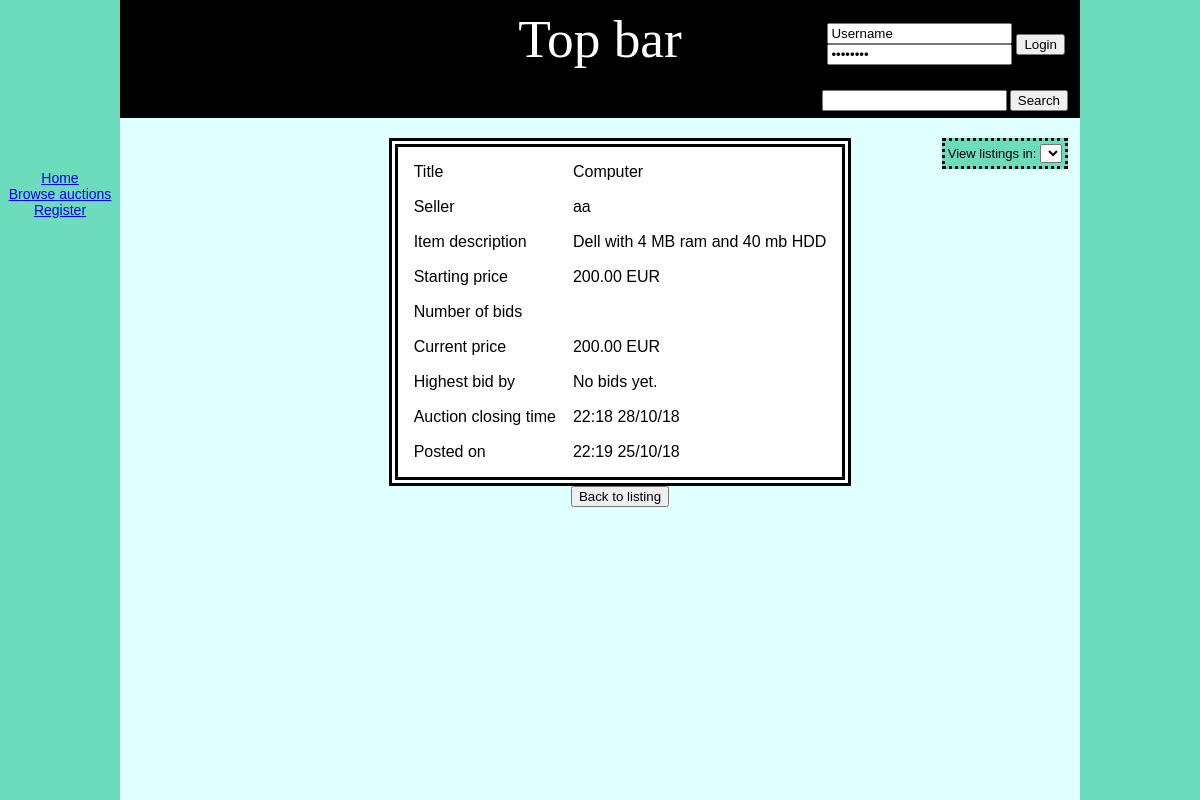
Screenshot of /auctions/1 with the database file from the repository.
### auctionApp/models.py (models this page shows, shortened)
class Auction(models.Model):
    seller_id = models.IntegerField()
    seller_name = models.CharField(max_length=20)
    seller_email = models.EmailField()
    title = models.CharField(max_length=100, null=False, blank=False)
    description = models.TextField(null=False, blank=False)
    starting_price = models.FloatField()
    current_price = models.FloatField()
    current_winner_id = models.IntegerField(null=True, blank=True)
    current_winner_name = models.CharField(max_length=20, default='No bids yet.')
    time_posted = models.DateTimeField()
    time_closing = models.DateTimeField()
    hash_id = models.CharField(max_length=256)
    active = models.BooleanField(default=True)
    banned = models.BooleanField(default=False)
    resolved = models.BooleanField(default=False)

### auctionApp/auctions_browse.py (the view)
# urls.py: path('auctions/<int:number>', BrowseAuctions.fetch_auction, name='auctionFetch'),
    def fetch_auction(request, number, **messages):
        auction = Auction.objects.get(id=number)
        session = request.session
        if 'currency' in session and session['currency'] != 'EUR':
            currency = session['currency']
            rate = Currency.get_rate(currency)
            starting_converted = auction.starting_price * rate
            current_converted = auction.current_price * rate
            starting_sum = "%.2f" % starting_converted
            starting_price = "%.2f EUR (%s %s)" % (auction.starting_price, starting_sum, currency)
            current_price = "%.2f EUR (%.2f %s)" % (auction.current_price, current_converted, currency)
        else:
            currency = 'EUR'
            starting_sum = None
            rate = 1
            starting_price = "%.2f EUR" % auction.starting_price
            current_price = "%.2f EUR" % auction.current_price
        ongoing = auction.time_closing.strftime('%Y%m%d%H%M%S') > datetime.now().strftime('%Y%m%d%H%M%S')
        print(ongoing)
        auction.time_posted = auction.time_posted.strftime('%H:%M %d/%m/%y')
        auction.time_closing = auction.time_closing.strftime('%H:%M %d/%m/%y')
        info_message = messages.get('info_message')
        error_message = messages.get('error_message')
        return render(request, 'view_auction_item.html', {'auction': auction,
                                                          'starting_sum': starting_sum,
                                                          'starting_price': starting_price,
                                                          'current_price': current_price,
                                                          'currency': currency,
                                                          'rate': rate,
                                                          'info_message': info_message,
                                                          'error_message': error_message,
                                                          'ongoing': ongoing})

### templates/view_auction_item.html (shortened to what this page needs)
{% extends 'base.html' %}
{% block content %}
    {% include 'currency_picker.html' %}
    {% include 'auction_table.html' %}
    <br>
    <button onclick="goBack()">Back to listing</button>
{% endblock %}

### templates/auction_table.html (shortened to what this page needs)
<table class="auction_item">
    <tr>
        <td>
            Title
        </td>
        <td>
            {{ auction.title }}
        </td>
    </tr>
    <tr>
        <td>
            Seller
        </td>
        <td>
            {{ auction.seller_name }}
        </td>
    </tr>
    <tr>
        <td>
            Item description
        </td>
        <td>
            {{ auction.description }}
        </td>
    </tr>
    <tr>
        <td>
            Starting price
        </td>
        <td>
            {{ starting_price }}
        </td>
    </tr>
    <tr>
        <td>
            Number of bids
        </td>
        <td>
        </td>
    </tr>
    <tr>
        <td>
            Current price
        </td>
        <td>
            {{ current_price }}
        </td>
    </tr>
    <tr>
        <td>
            Highest bid by
        </td>
        <td>
            {{ auction.current_winner_name }}
        </td>
    </tr>
    <tr>
        <td>
            Auction closing time
        </td>
        <td>
            {{ auction.time_closing }}
        </td>
    </tr>
    <tr>
        <td>
            Posted on
        </td>
        <td>
            {{ auction.time_posted }}
        </td>
    </tr>
</table>

### rows the page displays
Auction: title "Computer", seller_name "aa", description "Dell with 4 MB ram and 40 mb HDD", current_winner_name "No bids yet.", time_closing "22:18 28/10/18", time_posted "22:19 25/10/18"

### other values shown
{{ starting_price }} "200.00 EUR"
{{ current_price }} "200.00 EUR"
